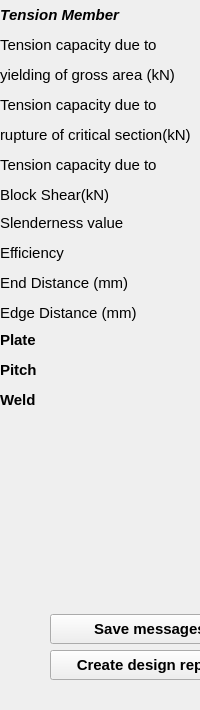
  <widget class="QDockWidget" name="outputDock">
   <property name="sizePolicy">
    <sizepolicy hsizetype="Preferred" vsizetype="Preferred">
     <horstretch>0</horstretch>
     <verstretch>0</verstretch>
    </sizepolicy>
   </property>
   <property name="minimumSize">
    <size>
     <width>125</width>
     <height>710</height>
    </size>
   </property>
   <property name="maximumSize">
    <size>
     <width>366</width>
     <height>710</height>
    </size>
   </property>
   <property name="font">
    <font>
     <family>Arial</family>
     <pointsize>11</pointsize>
     <weight>75</weight>
     <bold>true</bold>
    </font>
   </property>
   <property name="windowTitle">
    <string>Output dock</string>
   </property>
   <attribute name="dockWidgetArea">
    <number>2</number>
   </attribute>
   <widget class="QWidget" name="dockWidgetContents_2">
    <widget class="QLineEdit" name="txt_tension_block_shear">
     <property name="geometry">
      <rect>
       <x>200</x>
       <y>180</y>
       <width>100</width>
       <height>25</height>
      </rect>
     </property>
     <property name="font">
      <font>
       <weight>50</weight>
       <bold>false</bold>
      </font>
     </property>
     <property name="focusPolicy">
      <enum>Qt::StrongFocus</enum>
     </property>
     <property name="readOnly">
      <bool>true</bool>
     </property>
    </widget>
    <widget class="QLabel" name="label_157">
     <property name="geometry">
      <rect>
       <x>0</x>
       <y>5</y>
       <width>131</width>
       <height>20</height>
      </rect>
     </property>
     <property name="font">
      <font>
       <pointsize>11</pointsize>
       <weight>50</weight>
       <italic>true</italic>
       <bold>false</bold>
       <underline>false</underline>
       <kerning>false</kerning>
      </font>
     </property>
     <property name="text">
      <string>&lt;html&gt;&lt;head/&gt;&lt;body&gt;&lt;p&gt;&lt;span style=&quot; font-weight:600;&quot;&gt;Tension Member&lt;/span&gt;&lt;/p&gt;&lt;/body&gt;&lt;/html&gt;</string>
     </property>
    </widget>
    <widget class="QPushButton" name="btn_SaveMessages">
     <property name="geometry">
      <rect>
       <x>50</x>
       <y>614</y>
       <width>200</width>
       <height>30</height>
      </rect>
     </property>
     <property name="toolTip">
      <string>Save log messages</string>
     </property>
     <property name="text">
      <string>Save messages</string>
     </property>
     <property name="autoDefault">
      <bool>true</bool>
     </property>
    </widget>
    <widget class="QPushButton" name="btn_CreateDesign">
     <property name="geometry">
      <rect>
       <x>50</x>
       <y>650</y>
       <width>200</width>
       <height>30</height>
      </rect>
     </property>
     <property name="toolTip">
      <string>Create design report</string>
     </property>
     <property name="text">
      <string>Create design report</string>
     </property>
     <property name="autoDefault">
      <bool>true</bool>
     </property>
    </widget>
    <widget class="QLineEdit" name="txt_efficiency">
     <property name="geometry">
      <rect>
       <x>200</x>
       <y>240</y>
       <width>100</width>
       <height>25</height>
      </rect>
     </property>
     <property name="font">
      <font>
       <weight>50</weight>
       <bold>false</bold>
      </font>
     </property>
     <property name="readOnly">
      <bool>true</bool>
     </property>
    </widget>
    <widget class="QLineEdit" name="txt_tension_yielding">
     <property name="geometry">
      <rect>
       <x>200</x>
       <y>60</y>
       <width>100</width>
       <height>25</height>
      </rect>
     </property>
     <property name="font">
      <font>
       <weight>50</weight>
       <bold>false</bold>
      </font>
     </property>
     <property name="focusPolicy">
      <enum>Qt::StrongFocus</enum>
     </property>
     <property name="text">
      <string/>
     </property>
     <property name="readOnly">
      <bool>true</bool>
     </property>
    </widget>
    <widget class="QLineEdit" name="txt_tension_rupture">
     <property name="geometry">
      <rect>
       <x>200</x>
       <y>120</y>
       <width>100</width>
       <height>25</height>
      </rect>
     </property>
     <property name="font">
      <font>
       <weight>50</weight>
       <bold>false</bold>
      </font>
     </property>
     <property name="focusPolicy">
      <enum>Qt::StrongFocus</enum>
     </property>
     <property name="readOnly">
      <bool>true</bool>
     </property>
    </widget>
    <widget class="QLabel" name="label_156">
     <property name="geometry">
      <rect>
       <x>0</x>
       <y>30</y>
       <width>191</width>
       <height>61</height>
      </rect>
     </property>
     <property name="font">
      <font>
       <pointsize>11</pointsize>
       <weight>50</weight>
       <bold>false</bold>
      </font>
     </property>
     <property name="text">
      <string>&lt;html&gt;&lt;head/&gt;&lt;body&gt;&lt;p&gt;Tension capacity due to &lt;/p&gt;&lt;p&gt;yielding of gross area (kN)&lt;/p&gt;&lt;/body&gt;&lt;/html&gt;</string>
     </property>
    </widget>
    <widget class="QLabel" name="label_159">
     <property name="geometry">
      <rect>
       <x>0</x>
       <y>90</y>
       <width>191</width>
       <height>61</height>
      </rect>
     </property>
     <property name="font">
      <font>
       <pointsize>11</pointsize>
       <weight>50</weight>
       <bold>false</bold>
      </font>
     </property>
     <property name="text">
      <string>&lt;html&gt;&lt;head/&gt;&lt;body&gt;&lt;p&gt;Tension capacity due to &lt;/p&gt;&lt;p&gt;rupture of critical section(kN)&lt;/p&gt;&lt;/body&gt;&lt;/html&gt;</string>
     </property>
    </widget>
    <widget class="QLabel" name="label_169">
     <property name="geometry">
      <rect>
       <x>0</x>
       <y>150</y>
       <width>191</width>
       <height>61</height>
      </rect>
     </property>
     <property name="font">
      <font>
       <pointsize>11</pointsize>
       <weight>50</weight>
       <bold>false</bold>
      </font>
     </property>
     <property name="text">
      <string>&lt;html&gt;&lt;head/&gt;&lt;body&gt;&lt;p&gt;Tension capacity due to &lt;/p&gt;&lt;p&gt;Block Shear(kN)&lt;/p&gt;&lt;/body&gt;&lt;/html&gt;</string>
     </property>
    </widget>
    <widget class="QLabel" name="label_170">
     <property name="geometry">
      <rect>
       <x>0</x>
       <y>240</y>
       <width>201</width>
       <height>25</height>
      </rect>
     </property>
     <property name="font">
      <font>
       <pointsize>11</pointsize>
       <weight>50</weight>
       <bold>false</bold>
      </font>
     </property>
     <property name="text">
      <string>Efficiency</string>
     </property>
    </widget>
    <widget class="QLabel" name="label_171">
     <property name="geometry">
      <rect>
       <x>0</x>
       <y>210</y>
       <width>201</width>
       <height>25</height>
      </rect>
     </property>
     <property name="font">
      <font>
       <pointsize>11</pointsize>
       <weight>50</weight>
       <bold>false</bold>
      </font>
     </property>
     <property name="text">
      <string>Slenderness value</string>
     </property>
    </widget>
    <widget class="QLineEdit" name="txt_slender">
     <property name="geometry">
      <rect>
       <x>200</x>
       <y>210</y>
       <width>100</width>
       <height>25</height>
      </rect>
     </property>
     <property name="font">
      <font>
       <weight>50</weight>
       <bold>false</bold>
      </font>
     </property>
     <property name="focusPolicy">
      <enum>Qt::StrongFocus</enum>
     </property>
     <property name="readOnly">
      <bool>true</bool>
     </property>
    </widget>
    <widget class="QLabel" name="label_172">
     <property name="geometry">
      <rect>
       <x>0</x>
       <y>270</y>
       <width>201</width>
       <height>25</height>
      </rect>
     </property>
     <property name="font">
      <font>
       <pointsize>11</pointsize>
       <weight>50</weight>
       <bold>false</bold>
      </font>
     </property>
     <property name="text">
      <string>End Distance (mm)</string>
     </property>
    </widget>
    <widget class="QLineEdit" name="txt_enddistance">
     <property name="geometry">
      <rect>
       <x>200</x>
       <y>270</y>
       <width>100</width>
       <height>25</height>
      </rect>
     </property>
     <property name="font">
      <font>
       <weight>50</weight>
       <bold>false</bold>
      </font>
     </property>
     <property name="readOnly">
      <bool>true</bool>
     </property>
    </widget>
    <widget class="QLineEdit" name="txt_edgedistance">
     <property name="geometry">
      <rect>
       <x>200</x>
       <y>300</y>
       <width>100</width>
       <height>25</height>
      </rect>
     </property>
     <property name="font">
      <font>
       <weight>50</weight>
       <bold>false</bold>
      </font>
     </property>
     <property name="text">
      <string/>
     </property>
     <property name="readOnly">
      <bool>true</bool>
     </property>
    </widget>
    <widget class="QLabel" name="label_173">
     <property name="geometry">
      <rect>
       <x>0</x>
       <y>300</y>
       <width>201</width>
       <height>25</height>
      </rect>
     </property>
     <property name="font">
      <font>
       <pointsize>11</pointsize>
       <weight>50</weight>
       <bold>false</bold>
      </font>
     </property>
     <property name="text">
      <string>Edge Distance (mm)</string>
     </property>
    </widget>
    <widget class="QLabel" name="label_166">
     <property name="geometry">
      <rect>
       <x>0</x>
       <y>330</y>
       <width>130</width>
       <height>21</height>
      </rect>
     </property>
     <property name="font">
      <font>
       <pointsize>11</pointsize>
      </font>
     </property>
     <property name="text">
      <string>&lt;html&gt;&lt;head/&gt;&lt;body&gt;&lt;p&gt;Plate&lt;/p&gt;&lt;/body&gt;&lt;/html&gt;</string>
     </property>
    </widget>
    <widget class="QPushButton" name="btn_platedetail">
     <property name="geometry">
      <rect>
       <x>200</x>
       <y>330</y>
       <width>101</width>
       <height>25</height>
      </rect>
     </property>
     <property name="font">
      <font>
       <pointsize>10</pointsize>
       <weight>50</weight>
       <bold>false</bold>
      </font>
     </property>
     <property name="text">
      <string>Details</string>
     </property>
    </widget>
    <widget class="QLabel" name="label_167">
     <property name="geometry">
      <rect>
       <x>0</x>
       <y>360</y>
       <width>130</width>
       <height>21</height>
      </rect>
     </property>
     <property name="font">
      <font>
       <pointsize>11</pointsize>
      </font>
     </property>
     <property name="text">
      <string>&lt;html&gt;&lt;head/&gt;&lt;body&gt;&lt;p&gt;Pitch&lt;/p&gt;&lt;/body&gt;&lt;/html&gt;</string>
     </property>
    </widget>
    <widget class="QPushButton" name="btn_pitchdetails">
     <property name="geometry">
      <rect>
       <x>200</x>
       <y>360</y>
       <width>101</width>
       <height>25</height>
      </rect>
     </property>
     <property name="font">
      <font>
       <pointsize>10</pointsize>
       <weight>50</weight>
       <bold>false</bold>
      </font>
     </property>
     <property name="text">
      <string>Details</string>
     </property>
    </widget>
    <widget class="QLabel" name="label_168">
     <property name="geometry">
      <rect>
       <x>0</x>
       <y>390</y>
       <width>130</width>
       <height>21</height>
      </rect>
     </property>
     <property name="font">
      <font>
       <pointsize>11</pointsize>
      </font>
     </property>
     <property name="text">
      <string>&lt;html&gt;&lt;head/&gt;&lt;body&gt;&lt;p&gt;Weld&lt;/p&gt;&lt;/body&gt;&lt;/html&gt;</string>
     </property>
    </widget>
    <widget class="QPushButton" name="btn_weld">
     <property name="geometry">
      <rect>
       <x>200</x>
       <y>390</y>
       <width>101</width>
       <height>25</height>
      </rect>
     </property>
     <property name="font">
      <font>
       <pointsize>10</pointsize>
       <weight>50</weight>
       <bold>false</bold>
      </font>
     </property>
     <property name="text">
      <string>Details</string>
     </property>
    </widget>
   </widget>
  </widget>
